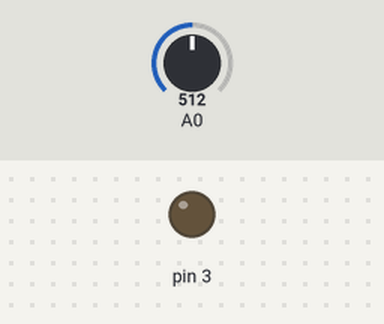
This sketch was run on a simulated Arduino Uno, built with avr-gcc and run on an emulated ATmega328P. Parts: output pins drawn as LEDs (lit = HIGH). The test bench sets the inputs (shaded band); at power-on: A0 = 512.

Above: at 1.2 s.
1.3 s: A0 set to 505
At 1.8 s:
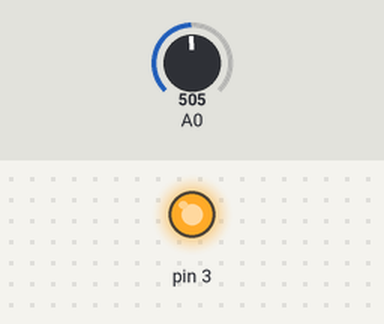
2.8 s: A0 set to 522
At 4.0 s:
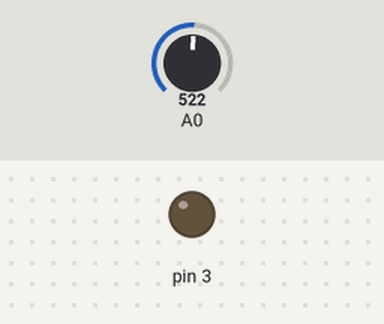
4.3 s: A0 set to 511
At 5.3 s:
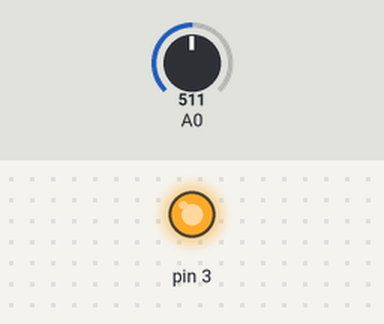
Timing chart, 0 to 7.3 s (numbered marks = the images above; inputs shaded):
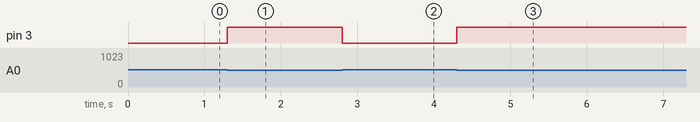

The sketch:

LDR.ino
```cpp
void setup() {
  // put your setup code here, to run once:
  pinMode(3, OUTPUT);
  pinMode(A0, INPUT);
}

void loop() {
  // put your main code here, to run repeatedly:
  if(analogRead(A0) < 512) {
    digitalWrite(3, HIGH);
  } else {
    digitalWrite(3, LOW);
  }
}
```

Measured:
- the behaviour switches between 512 and 511 on A0 (found by bisection; images 0 and 1)
- after the input at 1.3 s, pin 3: LOW → HIGH at once
- after the input at 2.8 s, pin 3: HIGH → LOW at once
- after the input at 4.3 s, pin 3: LOW → HIGH at once
